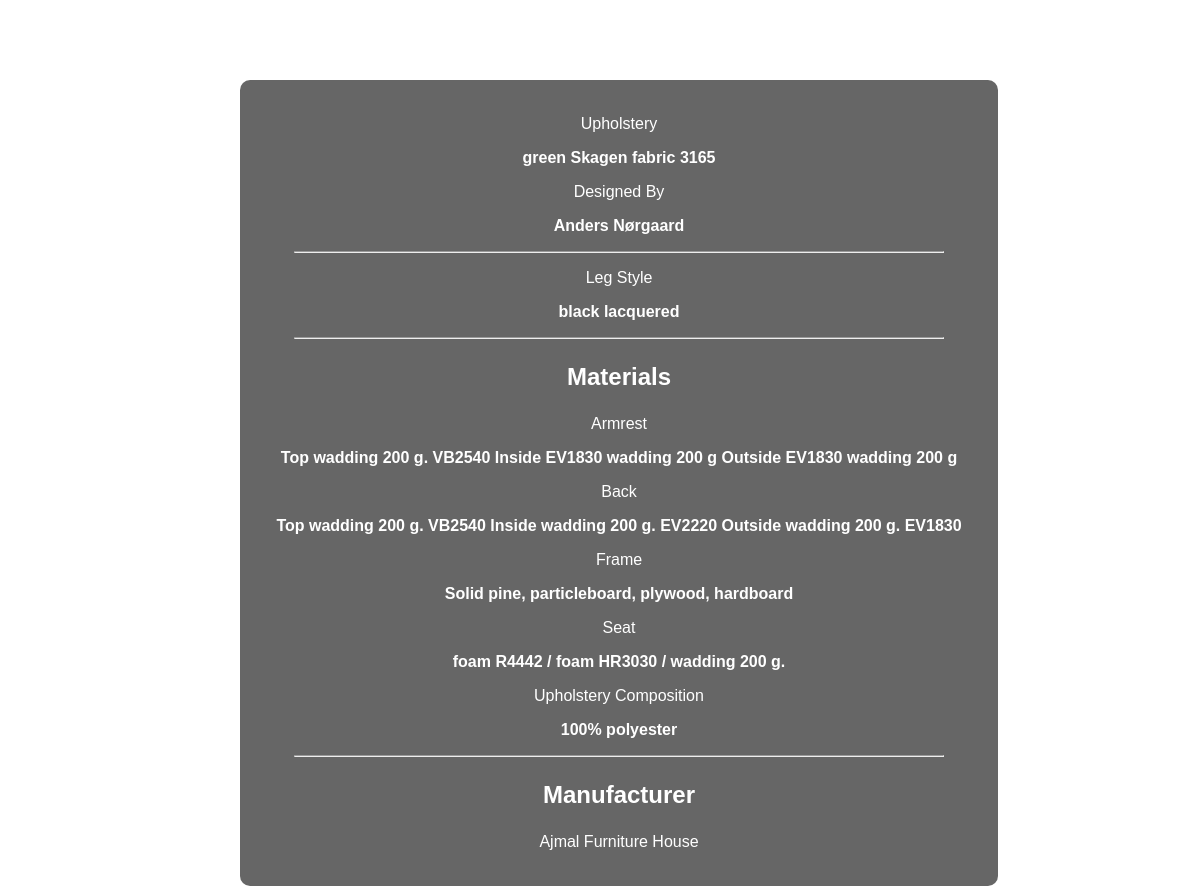
/HtmlFiles/CarmoSofaProductDetails.php, run on the app's committed database.
### tables this page shows
CREATE TABLE `carmoproductdetails` (
  `id` int(11) NOT NULL,
  `upholstery` varchar(255) DEFAULT NULL,
  `designed_by` varchar(255) DEFAULT NULL,
  `leg_style` varchar(255) DEFAULT NULL,
  `armrest_materials` text DEFAULT NULL,
  `back_materials` text DEFAULT NULL,
  `frame_materials` text DEFAULT NULL,
  `seat_materials` text DEFAULT NULL,
  `upholstery_composition` varchar(255) DEFAULT NULL,
  `manufacturer` varchar(255) DEFAULT NULL
);

### PhpFiles/CarmoProducts.php (the view)
<?php
function getCarmoProductDetails($conn) {
    $sql = "SELECT * FROM carmoproductdetails LIMIT 1";
    $result = mysqli_query($conn, $sql);
    if ($result && mysqli_num_rows($result) > 0) {
        $row = mysqli_fetch_assoc($result);
        echo '
        <p style="color: white;">Upholstery</p>
        <strong><p>' . $row['upholstery'] . '</p></strong>
        <p style="color: white;">Designed By</p>
        <strong><p>' . $row['designed_by'] . '</p></strong>
        <hr style="width: 90%;">
        <p style="color: white;">Leg Style</p>
        <strong><p>' . $row['leg_style'] . '</p></strong>
        <hr style="width: 90%;">
        <h3 style="font-size: 24px;">Materials</h3>
        <div>
            <p style="color: white;">Armrest</p>
            <strong><p>' . $row['armrest_materials'] . '</p></strong>
        </div>
        <div>
            <p style="color: white;">Back</p>
            <strong><p>' . $row['back_materials'] . '</p></strong>
        </div>
        <div>
            <p style="color: white;">Frame</p>
            <strong><p>' . $row['frame_materials'] . '</p></strong>
        </div>
        <div>
            <p style="color: white;">Seat</p>
            <strong><p>' . $row['seat_materials'] . '</p></strong>
        </div>
        <div>
            <p style="color: white;">Upholstery Composition</p>
            <strong><p>' . $row['upholstery_composition'] . '</p></strong>
        </div>
        <hr style="width: 90%;">
        <div>
            <h3 style="font-size: 24px;">Manufacturer</h3>
            <p style="color: white;">' . $row['manufacturer'] . '</p>
        </div>';
    } else {
        echo "<p style='color: white;'>No product details found.</p>";
    }
}
?>

### HtmlFiles/CarmoSofaProductDetails.php (style rules this page uses)
body { text-align: center; font-family: Arial, sans-serif; color: white; margin: 0; padding: 0; position: relative; overflow: hidden; }

### data on the page
carmoproductdetails: upholstery "green Skagen fabric 3165", designed_by "Anders Nørgaard", leg_style "black lacquered", armrest_materials "Top wadding 200 g. VB2540 Inside EV1830 wadding 200 g Outside EV1830 wadding 200 g", back_materials "Top wadding 200 g. VB2540 Inside wadding 200 g. EV2220 Outside wadding 200 g. EV1830", frame_materials "Solid pine, particleboard, plywood, hardboard", seat_materials "foam R4442 / foam HR3030 / wadding 200 g.", upholstery_composition "100% polyester", manufacturer "Ajmal Furniture House"
